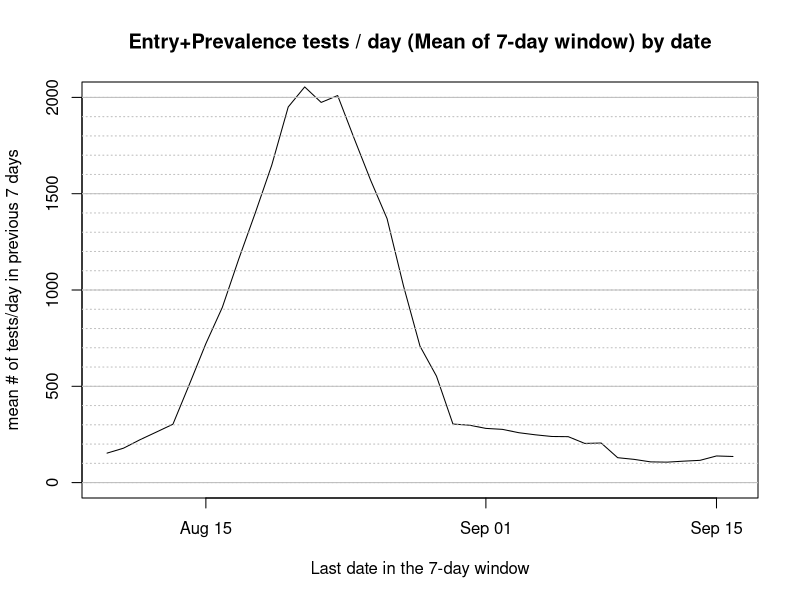
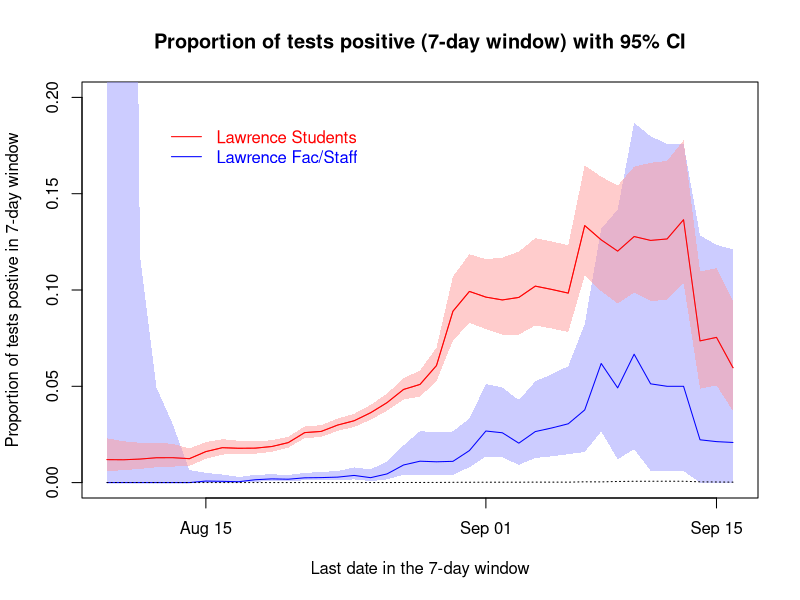

Here is the R script that generated these plots, in order:
kucovid <- read.csv("negative-positive-tests-by-day.csv", header=TRUE, sep="\t", strip.white=TRUE);
kucovid$Date <- as.Date(kucovid$Date , "%m/%d/%y")

# function that returns an array of the sliding-window sums over nc (window size = ncwin)
#   yes, yes, I know R programmers don't write loops, I'm not a good R programmer...
sum.over.window <- function(nc, ncwin) {
  tdwnc = c()
  for (i in ncwin:length(nc)) {
    tind = i + 1 - ncwin;
    tdwnc[tind] = 0;
    for (j in 1:ncwin) {
      tdwnc[tind] = tdwnc[tind] + nc[1 + i - j] ;
    }
  }
  return(tdwnc);
}

# function that returns an array of the sliding-window means over nc (window size = ncwin)
#   yes, yes, I know R programmers don't write loops, I'm not a good R programmer...
mean.over.window <- function(nc, ncwin) {
  tdwnc <- sum.over.window(nc, ncwin);
  return(tdwnc/ncwin);
}

ratio.or.zero <- function(num, denom) {
  r <- num / denom;
  r[is.nan(r)] = 0;
  return(r);
}

posTestAll = kucovid$PosTestAthletics + kucovid$PosTestEdwards + kucovid$PosTestLFS + kucovid$PosTestLStudents
allTestsAthletics = kucovid$NegTestAthlectics + kucovid$PosTestAthletics
allTestsEdwards = kucovid$NegTestEdwards + kucovid$PosTestEdwards
allTestsLFS = kucovid$NegTestLFS + kucovid$PosTestLFS
allTestsLStudents = kucovid$NegTestLStudents + kucovid$PosTestLStudents
allTests = allTestsAthletics + allTestsEdwards + allTestsLFS + allTestsLStudents

win.len <- 7
swDates = kucovid$Date[win.len:length(kucovid$Date)]
swTests = mean.over.window(allTests, win.len)

posRateAthletics = ratio.or.zero(kucovid$PosTestAthletics, allTestsAthletics);
posRateEdwards = ratio.or.zero(kucovid$PosTestEdwards, allTestsEdwards);
posRateLFS = ratio.or.zero(kucovid$PosTestLFS, allTestsLFS);
posRateLStudents = ratio.or.zero(kucovid$PosTestLStudents, allTestsLStudents);
posRateAll = ratio.or.zero(posTestAll, allTests);

swPosTestsAll = sum.over.window(posRateAll, win.len);
swPosTestsLFS = sum.over.window(kucovid$PosTestLFS, win.len);
swPosTestsLStudents = sum.over.window(kucovid$PosTestLStudents, win.len);

swAllTestsAll = sum.over.window(allTests, win.len);
swAllTestsLFS = sum.over.window(allTestsLFS, win.len);
swAllTestsLStudents = sum.over.window(allTestsLStudents, win.len);

swPosRateAll = ratio.or.zero(swPosTestsAll, swAllTestsAll);
swPosRateLFS = ratio.or.zero(swPosTestsLFS, swAllTestsLFS);
swPosRateLStudents = ratio.or.zero(swPosTestsLStudents, swAllTestsLStudents);

# Agresti-Coull confidence intervals on positivity proportions for windows
swPPrimeLFS <- (swPosTestsLFS + 2)/(swAllTestsLFS + 4)
swPPrimeLStudents <- (swPosTestsLStudents + 2)/(swAllTestsLStudents + 4)

# Agresti-Coull Std. Errors
swSELFS <- sqrt(swPPrimeLFS*(1-swPPrimeLFS)/(swAllTestsLFS + 4))
swSELStudents <- sqrt(swPPrimeLStudents*(1-swPPrimeLStudents)/(swAllTestsLStudents + 4))

swUpperCILFS = swPPrimeLFS + 1.96*swSELFS
swUpperCILStudents = swPPrimeLStudents + 1.96*swSELStudents

swLowerCILFS = swPPrimeLFS - 1.96*swSELFS
swLowerCILFS[swLowerCILFS<0] = 0
swLowerCILStudents = swPPrimeLStudents - 1.96*swSELStudents
swLowerCILStudents[swLowerCILStudents<0] = 0

# If there is no data, but report no CI rather than a silly one
swUpperCILFS[swAllTestsLFS<1] = 1
swLowerCILFS[swAllTestsLFS<1] = 0

# barplot(allTests)
png("images/number-of-tests-over-time.png")
plot(swDates, swTests, type="l",
     main="Entry+Prevalence tests / day (Mean of 7-day window) by date",
     ylab="mean # of tests/day in previous 7 days",
     xlab="Last date in the 7-day window", ylim=c(0,2000));
abline(h=seq(00, 2000, by=100), lty=3, col="grey");
abline(h=seq(0, 2000, by=500), lty=1, col="grey");
dev.off()

png("images/test-positivity-over-time.png")
plot(swDates, swPosRateLStudents, type="l", col="red", ylim=c(0, .2),
     xlab = "Last date in the 7-day window",
     ylab="Proportion of tests postive in 7-day window",
     main="Proportion of tests positive (7-day window) with 95% CI"
     )
polygon(c(swDates, rev(swDates)), c(swUpperCILFS, rev(swLowerCILFS)), col=rgb(.6, .6, 1, .5), border=NA)
polygon(c(swDates, rev(swDates)), c(swUpperCILStudents, rev(swLowerCILStudents)), col=rgb(1, .6, .6, .5), border=NA)
lines(swDates, swPosRateLStudents, type="l", col="red")
lines(swDates, swPosRateLFS, type="l", col="blue")
lines(swDates, swPosRateAll, type="l", col="black", lty=3)
legend(c(swDates[4], swDates[4]), c(.19, .17),
       c("Lawrence Students", "Lawrence Fac/Staff"),
       col=c("red", "blue"), lty=1, bty="n",
       text.col = c("red", "blue"))
dev.off()
     